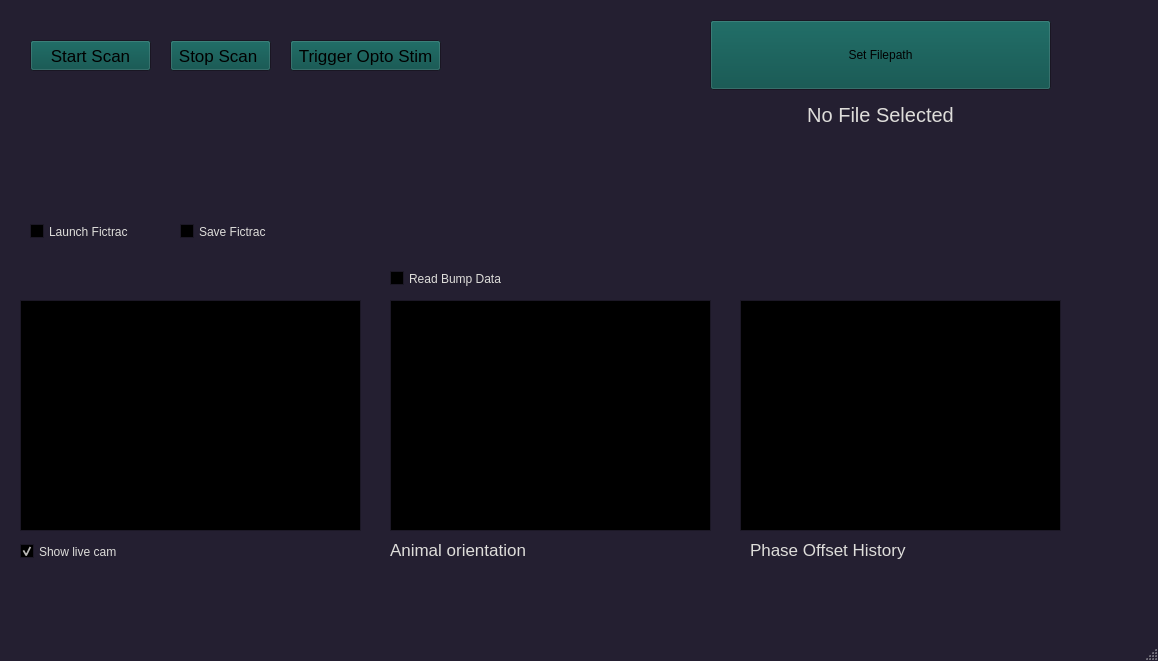
<?xml version="1.0" encoding="UTF-8"?>
<ui version="4.0">
 <class>MainWindow</class>
 <widget class="QMainWindow" name="MainWindow">
  <property name="windowModality">
   <enum>Qt::WindowModal</enum>
  </property>
  <property name="geometry">
   <rect>
    <x>0</x>
    <y>0</y>
    <width>1158</width>
    <height>661</height>
   </rect>
  </property>
  <property name="palette">
   <palette>
    <active>
     <colorrole role="WindowText">
      <brush brushstyle="SolidPattern">
       <color alpha="255">
        <red>222</red>
        <green>221</green>
        <blue>218</blue>
       </color>
      </brush>
     </colorrole>
     <colorrole role="Button">
      <brush brushstyle="SolidPattern">
       <color alpha="255">
        <red>5</red>
        <green>77</green>
        <blue>72</blue>
       </color>
      </brush>
     </colorrole>
     <colorrole role="Light">
      <brush brushstyle="SolidPattern">
       <color alpha="255">
        <red>54</red>
        <green>46</green>
        <blue>73</blue>
       </color>
      </brush>
     </colorrole>
     <colorrole role="Midlight">
      <brush brushstyle="SolidPattern">
       <color alpha="255">
        <red>45</red>
        <green>38</green>
        <blue>61</blue>
       </color>
      </brush>
     </colorrole>
     <colorrole role="Dark">
      <brush brushstyle="SolidPattern">
       <color alpha="255">
        <red>18</red>
        <green>15</green>
        <blue>24</blue>
       </color>
      </brush>
     </colorrole>
     <colorrole role="Mid">
      <brush brushstyle="SolidPattern">
       <color alpha="255">
        <red>24</red>
        <green>21</green>
        <blue>33</blue>
       </color>
      </brush>
     </colorrole>
     <colorrole role="Text">
      <brush brushstyle="SolidPattern">
       <color alpha="255">
        <red>222</red>
        <green>221</green>
        <blue>218</blue>
       </color>
      </brush>
     </colorrole>
     <colorrole role="BrightText">
      <brush brushstyle="SolidPattern">
       <color alpha="255">
        <red>191</red>
        <green>191</green>
        <blue>191</blue>
       </color>
      </brush>
     </colorrole>
     <colorrole role="ButtonText">
      <brush brushstyle="SolidPattern">
       <color alpha="255">
        <red>0</red>
        <green>0</green>
        <blue>0</blue>
       </color>
      </brush>
     </colorrole>
     <colorrole role="Base">
      <brush brushstyle="SolidPattern">
       <color alpha="255">
        <red>0</red>
        <green>0</green>
        <blue>0</blue>
       </color>
      </brush>
     </colorrole>
     <colorrole role="Window">
      <brush brushstyle="SolidPattern">
       <color alpha="255">
        <red>36</red>
        <green>31</green>
        <blue>49</blue>
       </color>
      </brush>
     </colorrole>
     <colorrole role="Shadow">
      <brush brushstyle="SolidPattern">
       <color alpha="255">
        <red>0</red>
        <green>0</green>
        <blue>0</blue>
       </color>
      </brush>
     </colorrole>
     <colorrole role="Highlight">
      <brush brushstyle="SolidPattern">
       <color alpha="255">
        <red>48</red>
        <green>140</green>
        <blue>198</blue>
       </color>
      </brush>
     </colorrole>
     <colorrole role="AlternateBase">
      <brush brushstyle="SolidPattern">
       <color alpha="255">
        <red>18</red>
        <green>15</green>
        <blue>24</blue>
       </color>
      </brush>
     </colorrole>
     <colorrole role="ToolTipBase">
      <brush brushstyle="SolidPattern">
       <color alpha="255">
        <red>255</red>
        <green>255</green>
        <blue>220</blue>
       </color>
      </brush>
     </colorrole>
     <colorrole role="ToolTipText">
      <brush brushstyle="SolidPattern">
       <color alpha="255">
        <red>0</red>
        <green>0</green>
        <blue>0</blue>
       </color>
      </brush>
     </colorrole>
    </active>
    <inactive>
     <colorrole role="WindowText">
      <brush brushstyle="SolidPattern">
       <color alpha="255">
        <red>222</red>
        <green>221</green>
        <blue>218</blue>
       </color>
      </brush>
     </colorrole>
     <colorrole role="Button">
      <brush brushstyle="SolidPattern">
       <color alpha="255">
        <red>5</red>
        <green>77</green>
        <blue>72</blue>
       </color>
      </brush>
     </colorrole>
     <colorrole role="Light">
      <brush brushstyle="SolidPattern">
       <color alpha="255">
        <red>54</red>
        <green>46</green>
        <blue>73</blue>
       </color>
      </brush>
     </colorrole>
     <colorrole role="Midlight">
      <brush brushstyle="SolidPattern">
       <color alpha="255">
        <red>45</red>
        <green>38</green>
        <blue>61</blue>
       </color>
      </brush>
     </colorrole>
     <colorrole role="Dark">
      <brush brushstyle="SolidPattern">
       <color alpha="255">
        <red>18</red>
        <green>15</green>
        <blue>24</blue>
       </color>
      </brush>
     </colorrole>
     <colorrole role="Mid">
      <brush brushstyle="SolidPattern">
       <color alpha="255">
        <red>24</red>
        <green>21</green>
        <blue>33</blue>
       </color>
      </brush>
     </colorrole>
     <colorrole role="Text">
      <brush brushstyle="SolidPattern">
       <color alpha="255">
        <red>222</red>
        <green>221</green>
        <blue>218</blue>
       </color>
      </brush>
     </colorrole>
     <colorrole role="BrightText">
      <brush brushstyle="SolidPattern">
       <color alpha="255">
        <red>191</red>
        <green>191</green>
        <blue>191</blue>
       </color>
      </brush>
     </colorrole>
     <colorrole role="ButtonText">
      <brush brushstyle="SolidPattern">
       <color alpha="255">
        <red>0</red>
        <green>0</green>
        <blue>0</blue>
       </color>
      </brush>
     </colorrole>
     <colorrole role="Base">
      <brush brushstyle="SolidPattern">
       <color alpha="255">
        <red>0</red>
        <green>0</green>
        <blue>0</blue>
       </color>
      </brush>
     </colorrole>
     <colorrole role="Window">
      <brush brushstyle="SolidPattern">
       <color alpha="255">
        <red>36</red>
        <green>31</green>
        <blue>49</blue>
       </color>
      </brush>
     </colorrole>
     <colorrole role="Shadow">
      <brush brushstyle="SolidPattern">
       <color alpha="255">
        <red>0</red>
        <green>0</green>
        <blue>0</blue>
       </color>
      </brush>
     </colorrole>
     <colorrole role="Highlight">
      <brush brushstyle="SolidPattern">
       <color alpha="255">
        <red>48</red>
        <green>140</green>
        <blue>198</blue>
       </color>
      </brush>
     </colorrole>
     <colorrole role="AlternateBase">
      <brush brushstyle="SolidPattern">
       <color alpha="255">
        <red>18</red>
        <green>15</green>
        <blue>24</blue>
       </color>
      </brush>
     </colorrole>
     <colorrole role="ToolTipBase">
      <brush brushstyle="SolidPattern">
       <color alpha="255">
        <red>255</red>
        <green>255</green>
        <blue>220</blue>
       </color>
      </brush>
     </colorrole>
     <colorrole role="ToolTipText">
      <brush brushstyle="SolidPattern">
       <color alpha="255">
        <red>0</red>
        <green>0</green>
        <blue>0</blue>
       </color>
      </brush>
     </colorrole>
    </inactive>
    <disabled>
     <colorrole role="WindowText">
      <brush brushstyle="SolidPattern">
       <color alpha="255">
        <red>18</red>
        <green>15</green>
        <blue>24</blue>
       </color>
      </brush>
     </colorrole>
     <colorrole role="Button">
      <brush brushstyle="SolidPattern">
       <color alpha="255">
        <red>5</red>
        <green>77</green>
        <blue>72</blue>
       </color>
      </brush>
     </colorrole>
     <colorrole role="Light">
      <brush brushstyle="SolidPattern">
       <color alpha="255">
        <red>54</red>
        <green>46</green>
        <blue>73</blue>
       </color>
      </brush>
     </colorrole>
     <colorrole role="Midlight">
      <brush brushstyle="SolidPattern">
       <color alpha="255">
        <red>45</red>
        <green>38</green>
        <blue>61</blue>
       </color>
      </brush>
     </colorrole>
     <colorrole role="Dark">
      <brush brushstyle="SolidPattern">
       <color alpha="255">
        <red>18</red>
        <green>15</green>
        <blue>24</blue>
       </color>
      </brush>
     </colorrole>
     <colorrole role="Mid">
      <brush brushstyle="SolidPattern">
       <color alpha="255">
        <red>24</red>
        <green>21</green>
        <blue>33</blue>
       </color>
      </brush>
     </colorrole>
     <colorrole role="Text">
      <brush brushstyle="SolidPattern">
       <color alpha="255">
        <red>18</red>
        <green>15</green>
        <blue>24</blue>
       </color>
      </brush>
     </colorrole>
     <colorrole role="BrightText">
      <brush brushstyle="SolidPattern">
       <color alpha="255">
        <red>191</red>
        <green>191</green>
        <blue>191</blue>
       </color>
      </brush>
     </colorrole>
     <colorrole role="ButtonText">
      <brush brushstyle="SolidPattern">
       <color alpha="255">
        <red>18</red>
        <green>15</green>
        <blue>24</blue>
       </color>
      </brush>
     </colorrole>
     <colorrole role="Base">
      <brush brushstyle="SolidPattern">
       <color alpha="255">
        <red>36</red>
        <green>31</green>
        <blue>49</blue>
       </color>
      </brush>
     </colorrole>
     <colorrole role="Window">
      <brush brushstyle="SolidPattern">
       <color alpha="255">
        <red>36</red>
        <green>31</green>
        <blue>49</blue>
       </color>
      </brush>
     </colorrole>
     <colorrole role="Shadow">
      <brush brushstyle="SolidPattern">
       <color alpha="255">
        <red>0</red>
        <green>0</green>
        <blue>0</blue>
       </color>
      </brush>
     </colorrole>
     <colorrole role="Highlight">
      <brush brushstyle="SolidPattern">
       <color alpha="255">
        <red>145</red>
        <green>145</green>
        <blue>145</blue>
       </color>
      </brush>
     </colorrole>
     <colorrole role="AlternateBase">
      <brush brushstyle="SolidPattern">
       <color alpha="255">
        <red>36</red>
        <green>31</green>
        <blue>49</blue>
       </color>
      </brush>
     </colorrole>
     <colorrole role="ToolTipBase">
      <brush brushstyle="SolidPattern">
       <color alpha="255">
        <red>255</red>
        <green>255</green>
        <blue>220</blue>
       </color>
      </brush>
     </colorrole>
     <colorrole role="ToolTipText">
      <brush brushstyle="SolidPattern">
       <color alpha="255">
        <red>0</red>
        <green>0</green>
        <blue>0</blue>
       </color>
      </brush>
     </colorrole>
    </disabled>
   </palette>
  </property>
  <property name="windowTitle">
   <string>MainWindow</string>
  </property>
  <property name="unifiedTitleAndToolBarOnMac">
   <bool>true</bool>
  </property>
  <widget class="QWidget" name="centralwidget">
   <widget class="QPushButton" name="start_scan_push">
    <property name="enabled">
     <bool>true</bool>
    </property>
    <property name="geometry">
     <rect>
      <x>30</x>
      <y>40</y>
      <width>121</width>
      <height>31</height>
     </rect>
    </property>
    <property name="font">
     <font>
      <family>Arial</family>
      <pointsize>13</pointsize>
     </font>
    </property>
    <property name="text">
     <string>Start Scan</string>
    </property>
   </widget>
   <widget class="QPushButton" name="trigger_opto_push">
    <property name="enabled">
     <bool>true</bool>
    </property>
    <property name="geometry">
     <rect>
      <x>290</x>
      <y>40</y>
      <width>151</width>
      <height>31</height>
     </rect>
    </property>
    <property name="font">
     <font>
      <family>Arial</family>
      <pointsize>13</pointsize>
     </font>
    </property>
    <property name="text">
     <string>Trigger Opto Stim</string>
    </property>
   </widget>
   <widget class="ImageView" name="cam_prev">
    <property name="geometry">
     <rect>
      <x>20</x>
      <y>300</y>
      <width>341</width>
      <height>231</height>
     </rect>
    </property>
   </widget>
   <widget class="PlotWidget" name="scan_z_proj_view">
    <property name="geometry">
     <rect>
      <x>740</x>
      <y>300</y>
      <width>321</width>
      <height>231</height>
     </rect>
    </property>
   </widget>
   <widget class="QPushButton" name="set_path_push">
    <property name="geometry">
     <rect>
      <x>710</x>
      <y>20</y>
      <width>341</width>
      <height>70</height>
     </rect>
    </property>
    <property name="text">
     <string>Set Filepath</string>
    </property>
   </widget>
   <widget class="QLabel" name="filepath_label">
    <property name="geometry">
     <rect>
      <x>710</x>
      <y>100</y>
      <width>341</width>
      <height>30</height>
     </rect>
    </property>
    <property name="font">
     <font>
      <family>Arial</family>
      <pointsize>15</pointsize>
     </font>
    </property>
    <property name="text">
     <string>No File Selected</string>
    </property>
    <property name="alignment">
     <set>Qt::AlignCenter</set>
    </property>
   </widget>
   <widget class="QLabel" name="z_proj_label">
    <property name="geometry">
     <rect>
      <x>750</x>
      <y>540</y>
      <width>161</width>
      <height>20</height>
     </rect>
    </property>
    <property name="font">
     <font>
      <family>Arial</family>
      <pointsize>13</pointsize>
     </font>
    </property>
    <property name="text">
     <string>Phase Offset History</string>
    </property>
   </widget>
   <widget class="QCheckBox" name="cam_view_toggle">
    <property name="geometry">
     <rect>
      <x>20</x>
      <y>540</y>
      <width>121</width>
      <height>23</height>
     </rect>
    </property>
    <property name="text">
     <string>Show live cam</string>
    </property>
    <property name="checked">
     <bool>true</bool>
    </property>
   </widget>
   <widget class="QPushButton" name="stop_scan_push">
    <property name="enabled">
     <bool>true</bool>
    </property>
    <property name="geometry">
     <rect>
      <x>170</x>
      <y>40</y>
      <width>101</width>
      <height>31</height>
     </rect>
    </property>
    <property name="font">
     <font>
      <family>Arial</family>
      <pointsize>13</pointsize>
     </font>
    </property>
    <property name="text">
     <string>Stop Scan </string>
    </property>
   </widget>
   <widget class="QCheckBox" name="launch_fictrac_toggle">
    <property name="geometry">
     <rect>
      <x>30</x>
      <y>220</y>
      <width>121</width>
      <height>23</height>
     </rect>
    </property>
    <property name="text">
     <string>Launch Fictrac</string>
    </property>
    <property name="checked">
     <bool>false</bool>
    </property>
   </widget>
   <widget class="QGraphicsView" name="fly_orientation_preview">
    <property name="geometry">
     <rect>
      <x>390</x>
      <y>300</y>
      <width>321</width>
      <height>231</height>
     </rect>
    </property>
   </widget>
   <widget class="QCheckBox" name="save_fictrac_toggle">
    <property name="geometry">
     <rect>
      <x>180</x>
      <y>220</y>
      <width>121</width>
      <height>23</height>
     </rect>
    </property>
    <property name="text">
     <string>Save Fictrac</string>
    </property>
    <property name="checked">
     <bool>false</bool>
    </property>
   </widget>
   <widget class="QLabel" name="fly_orientation_label">
    <property name="geometry">
     <rect>
      <x>390</x>
      <y>540</y>
      <width>140</width>
      <height>20</height>
     </rect>
    </property>
    <property name="font">
     <font>
      <family>Arial</family>
      <pointsize>13</pointsize>
     </font>
    </property>
    <property name="text">
     <string>Animal orientation</string>
    </property>
   </widget>
   <widget class="QCheckBox" name="checkBox">
    <property name="geometry">
     <rect>
      <x>390</x>
      <y>260</y>
      <width>165</width>
      <height>37</height>
     </rect>
    </property>
    <property name="text">
     <string>Read Bump Data</string>
    </property>
   </widget>
  </widget>
  <widget class="QStatusBar" name="statusBar"/>
 </widget>
 <customwidgets>
  <customwidget>
   <class>ImageView</class>
   <extends>QGraphicsView</extends>
   <header>pyqtgraph</header>
  </customwidget>
  <customwidget>
   <class>PlotWidget</class>
   <extends>QGraphicsView</extends>
   <header>pyqtgraph</header>
  </customwidget>
 </customwidgets>
 <resources/>
 <connections/>
 <designerdata>
  <property name="gridDeltaX">
   <number>10</number>
  </property>
  <property name="gridDeltaY">
   <number>10</number>
  </property>
  <property name="gridSnapX">
   <bool>true</bool>
  </property>
  <property name="gridSnapY">
   <bool>true</bool>
  </property>
  <property name="gridVisible">
   <bool>true</bool>
  </property>
 </designerdata>
</ui>
